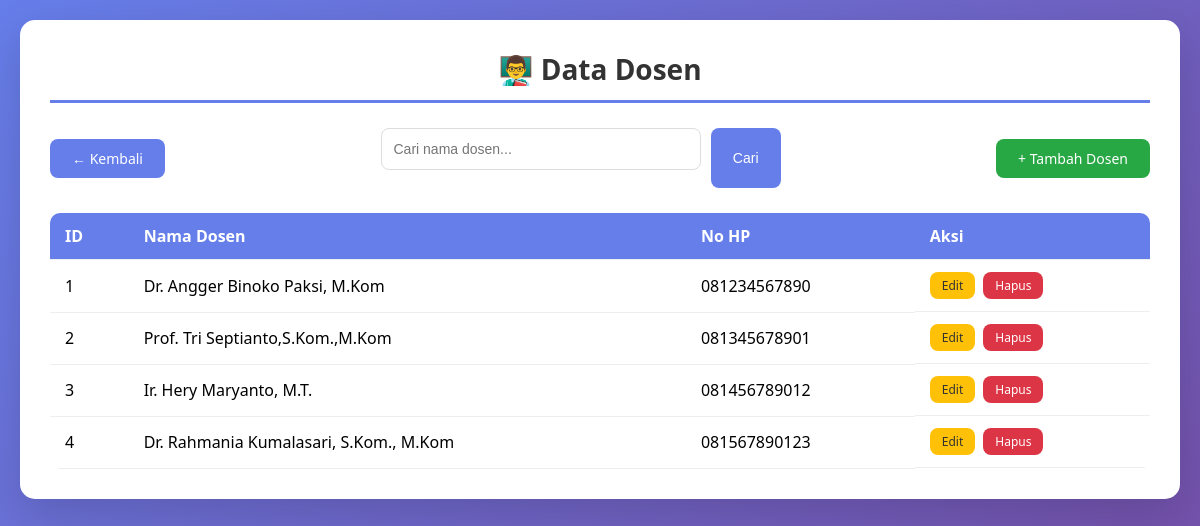
/Dosen/viewdosen.php, run on the app's committed database.
### tables this page shows
CREATE TABLE IF NOT EXISTS t_dosen (
    idDosen INT(11) NOT NULL AUTO_INCREMENT,
    namaDosen VARCHAR(50) NOT NULL,
    noHP VARCHAR(25) NOT NULL,
    PRIMARY KEY (idDosen)
);

### Dosen/viewdosen.php (the view, shortened to what this page needs)
<?php
include "../koneksi.php";
$keyword = isset($_GET['keyword']) ? mysqli_real_escape_string($link, $_GET['keyword']) : '';
if ($keyword != '') {
    $query = "SELECT * FROM t_dosen WHERE namaDosen LIKE '%$keyword%' ORDER BY idDosen ASC";
    $result = mysqli_query($link, $query);
} else {
    $query = "SELECT * FROM t_dosen ORDER BY idDosen ASC";
    $result = mysqli_query($link, $query);
}
?>
<!DOCTYPE html>
<html lang="id">
<head>
    <link rel="stylesheet" href="../style.css">
</head>
<body>
    <div class="container">
        <h1>👨‍🏫 Data Dosen</h1>
        <div class="search-container">
            <a href="../index.php" class="btn btn-primary">← Kembali</a>
            <form action="viewdosen.php" method="get" class="search-form">
                <input type="text" name="keyword" placeholder="Cari nama dosen..." value="<?php echo htmlspecialchars($keyword); ?>">
                <button type="submit" class="btn btn-primary">Cari</button>
            </form>
            <a href="input.php" class="btn btn-add">+ Tambah Dosen</a>
        </div>
        <table>
            <thead>
                <tr>
                    <th>ID</th>
                    <th>Nama Dosen</th>
                    <th>No HP</th>
                    <th>Aksi</th>
                </tr>
            </thead>
            <tbody>
                <?php if (mysqli_num_rows($result) > 0): ?>
                    <?php while($data = mysqli_fetch_assoc($result)): ?>
                        <tr>
                            <td><?php echo $data['idDosen']; ?></td>
                            <td><?php echo htmlspecialchars($data['namaDosen']); ?></td>
                            <td><?php echo htmlspecialchars($data['noHP']); ?></td>
                            <td class="table-actions">
                                <a href="editdosen.php?idDosen=<?php echo $data['idDosen']; ?>" class="btn btn-edit">Edit</a>
                                <a href="hapusdosen.php?idDosen=<?php echo $data['idDosen']; ?>" class="btn btn-delete" onclick="return confirm('Yakin ingin menghapus?')">Hapus</a>
                            </td>
                        </tr>
                    <?php endwhile; ?>
                <?php else: ?>
                    <tr>
                        <td colspan="4" style="text-align: center;">⚠️ Data tidak ditemukan</td>
                    </tr>
                <?php endif; ?>
            </tbody>
        </table>
    </div>
</body>
</html>

### style.css (style rules this page uses)
* { margin: 0; padding: 0; box-sizing: border-box; }
body { font-family: 'Segoe UI', Tahoma, Geneva, Verdana, sans-serif; background: linear-gradient(135deg, #667eea 0%, #764ba2 100%); min-height: 100vh; padding: 20px; }
.container { max-width: 1200px; margin: 0 auto; background: white; border-radius: 15px; padding: 30px; box-shadow: 0 15px 45px rgba(0,0,0,0.15); }
h1 { text-align: center; color: #333; margin-bottom: 25px; font-size: 28px; border-bottom: 3px solid #667eea; display: inline-block; width: 100%; padding-bottom: 12px; }
.search-container { display: flex; justify-content: space-between; align-items: center; margin-bottom: 25px; flex-wrap: wrap; gap: 15px; }
.search-form { display: flex; gap: 10px; flex: 1; max-width: 400px; }
.search-form input { flex: 1; padding: 10px 15px; border: 1px solid #ddd; border-radius: 8px; font-size: 14px; }
table { width: 100%; border-collapse: collapse; margin-top: 20px; border-radius: 10px; overflow: hidden; }
th, td { padding: 12px 15px; text-align: left; border-bottom: 1px solid #eee; }
th { background: #667eea; color: white; font-weight: 600; }
input[type="text"], input[type="number"], input[type="email"] { width: 100%; padding: 12px; margin-bottom: 18px; border: 1px solid #ddd; border-radius: 8px; font-size: 14px; }
.btn { display: inline-block; padding: 10px 22px; border: none; border-radius: 8px; cursor: pointer; font-size: 14px; font-weight: 500; text-decoration: none; transition: all 0.3s; }
.btn-primary { background: #667eea; color: white; }
.btn-add { background: #28a745; color: white; }
.btn-edit { background: #ffc107; color: #333; }
.btn-delete { background: #dc3545; color: white; }
.table-actions { display: flex; gap: 8px; }
.table-actions .btn { padding: 5px 12px; font-size: 12px; }

### data on the page
t_dosen: idDosen "1", namaDosen "Dr. Angger Binoko Paksi, M.Kom", noHP "081234567890"
t_dosen: idDosen "2", namaDosen "Prof. Tri Septianto,S.Kom.,M.Kom", noHP "081345678901"
t_dosen: idDosen "3", namaDosen "Ir. Hery Maryanto, M.T.", noHP "081456789012"
t_dosen: idDosen "4", namaDosen "Dr. Rahmania Kumalasari, S.Kom., M.Kom", noHP "081567890123"
